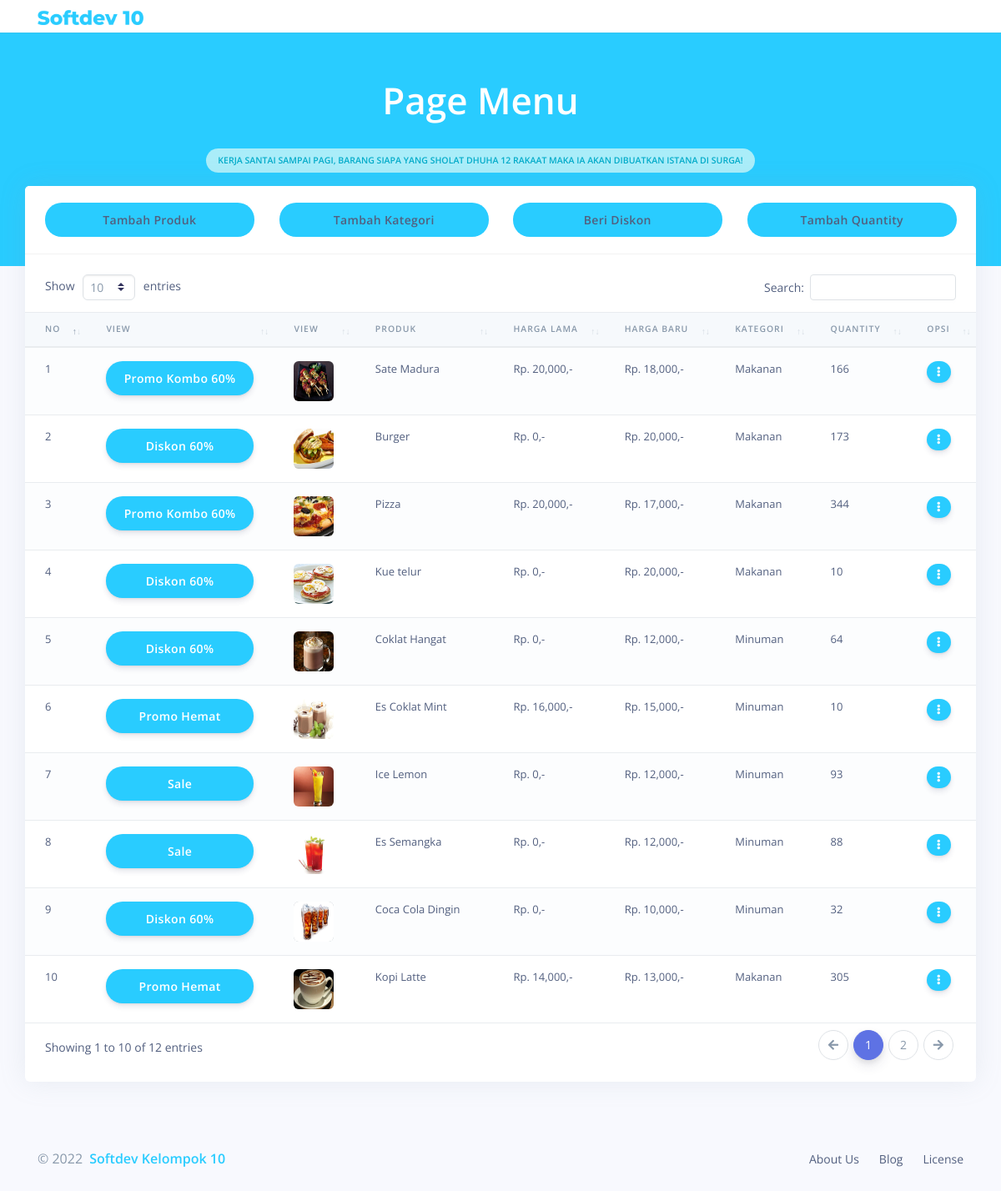
Screenshot of /produk with the database file from the repository.
### tables this page shows
CREATE TABLE `tbl_menu` (
  `menu_id` int(11) NOT NULL,
  `menu_nama` varchar(100) DEFAULT NULL,
  `menu_harga_lama` double DEFAULT NULL,
  `menu_harga_baru` double DEFAULT NULL,
  `menu_kategori_id` int(11) DEFAULT NULL,
  `menu_kategori_nama` varchar(30) DEFAULT NULL,
  `menu_id_diskon` int(11) NOT NULL,
  `menu_nama_diskon` varchar(100) DEFAULT NULL,
  `menu_a_diskon` int(11) NOT NULL,
  `menu_qty` int(11) DEFAULT NULL,
  `menu_gambar` text
);

### application/controllers/admin/menu.php (called while the page is built, shortened)
<?php
class Menu extends CI_Controller{
	function __construct(){
		$this->load->model('m_menu');
		$this->load->model('m_order');
		$this->load->model('m_pelanggan');
		$this->load->model('m_kategori');
		$this->load->model('m_diskon');
		$this->load->library('upload');
	}
	function index(){
		$kode=$this->session->userdata('kopel');
		$x = array(
					'judul' 	=> 'Page Menu',
					'title' 	=> 'Barang siapa yang Sholat Dhuha 12 Rakaat maka ia akan dibuatkan istana di surga!',
					'member' 	=> $this->m_pelanggan->get_pelanggan_login($kode),
					'data'	    => $this->m_menu->all(),
					'limit'	    => $this->m_menu->get_limit(),
					'limit_max'	=> $this->m_menu->get_limit_max(),
					'kat'		=> $this->m_kategori->get(),
					'no_diskon'	=> $this->m_menu->get_no_diskon(),
					'tbl_diskon'=> $this->m_diskon->get_diskon(),
					'diskon'	=> $this->m_diskon->expired_diskon()
				);
		$this->load->view('autoload/header',$x);
		$this->load->view('admin/v_produk');
		$this->load->view('autoload/footer');
	}
}

### index.php (called while the page is built, shortened)
<?php
require_once BASEPATH.'core/CodeIgniter.php';

### application/models/M_menu.php (called while the page is built, shortened)
<?php
class M_menu extends CI_Model{
	public function all(){
		$hsl=$this->db->query("SELECT * from tbl_menu");
		return $hsl;
	}
}

### application/views/admin/v_produk.php (the view, shortened to what this page needs)
<div class="main-content">
<div class="header pt-5 pb-7">
  <div class="container">
    <div class="header-body text-center">
          <div class="pr-5">
            <h1 class="display-2 font-weight-bold text-white"><?=$judul ?></h1>
            <p class="mt-4 text-white display-5">
             <span class="badge badge-pill badge-info badge-lg">Kerja Santai sampai Pagi, <?php echo ucfirst($title) ?> </span>
           </p>
      </div>
    </div>
  </div>
</div>
   <div class="container-fluid mt--7">
 <div class="row">
   <div class="col">
     <div class="card">
       <div class="card-header">
         <div class="row">
           <div class="col-3">
             <button data-toggle="modal" data-target="#modal_add" class="btn btn-block">Tambah Produk</button>
           </div>
           <div class="col-3">
             <button data-toggle="modal" data-target="#modal_view_kategori" class="btn btn-block">Tambah Kategori</button>
           </div>
           <div class="col-3">
             <button  data-toggle="modal" data-target="#modal_add_diskon" class="btn btn-block">Beri Diskon</button>
           </div>
           <div class="col-3">
             <button data-toggle="modal" data-target="#modal_add_qty" class="btn btn-block">Tambah Quantity</button>
           </div>
         </div>
       </div>
       <div class="table-responsive py-4">
         <table id="basic-datatable" class="table nowrap table-striped">
           <thead class="thead-light">
             <tr>
             <th>No</th>
             <th>view</th>
             <th>view</th>
             <th>Produk</th>
             <th>Harga lama</th>
             <th>Harga baru</th>
             <th>Kategori</th>
             <th>Quantity</th>
             <th>Opsi</th>
             </tr>
           </thead>
           <tbody>
             <?php
             $no = 1;
         foreach ($data->result_array() as $a) {
           $nama=$a['menu_nama'];
           $harga_lama=$a['menu_harga_lama'];
           $harga_baru=$a['menu_harga_baru'];
           $kat_nama=$a['menu_kategori_nama'];
           $qty=$a['menu_qty'];
           $gambar=$a['menu_gambar'];
           $diskon=$a['menu_a_diskon'];
         ?>
           <tr>
             <td><?=$no++ ?></td>
             <td>
             <?php if($harga_lama == TRUE AND $diskon == TRUE){ ?>
               <span class="btn btn-primary btn-block"><?php echo "Promo Kombo ".$diskon."%" ?></span>
             <?php }elseif($diskon == TRUE){ ?>
               <span class="btn btn-info btn-block">Diskon <?=$diskon ?>%</span>
             <?php }elseif ($harga_baru < $harga_lama) { ?>
               <span class="btn btn-danger btn-block">Promo Hemat</span>
             <?php }else{ ?>
               <span class="btn btn-warning btn-block">Sale</span>
             <?php } ?>
             </td>
             <td>
               <img src="<?php echo base_url().'assets/img/product/'.$gambar;?>" data-src="<?php echo base_url().'assets/gambar/'.$gambar;?>" alt="Product Thumbnail" class="avatar">
             </td>
             <td><?= $nama ?></td>
             <td>
               Rp. <?php echo number_format($harga_lama);?>,-
             </td>
             <td>
               Rp. <?php echo number_format($harga_baru);?>,-
             </td>
             <td><?=$kat_nama ?></td>
             <td>
               <?=$qty ?>
             </td>
             <td>
                <div class="dropdown">
                   <a class="btn btn-primary btn-block btn-sm" href="#" role="button" data-toggle="dropdown" aria-haspopup="true" aria-expanded="false">
                     <i class="fas fa-ellipsis-v"></i>
                   </a>
                 </div>
             </td>
           </tr>
         <?php   } ?>
           </tbody>
         </table>
       </div>
     </div>
   </div>
 </div>

### application/views/autoload/header.php (shortened to what this page needs)
<!DOCTYPE html>
 <html>
<head>
   <link rel="stylesheet" href="<?=base_url().'assets/vendor/nucleo/css/nucleo.css' ?>" type="text/css">
   <link rel="stylesheet" href="<?=base_url().'assets/vendor/%40fortawesome/fontawesome-free/css/all.min.css' ?>" type="text/css">
   <link rel="stylesheet" href="<?php echo base_url().'assets/css/all.min.css' ?>" type="text/css">
   <link rel="stylesheet" href="<?php echo base_url().'assets/vendor/swiper/dist/css/swiper.min.css' ?>" type="text/css">
   <link rel="stylesheet" href="<?php echo base_url().'assets/vendor/animate.css/animate.min.css' ?>" type="text/css">
   <link href="<?php echo base_url().'assets/data_table/css/dataTables.bootstrap4.css '?>" rel="stylesheet" type="text/css" />
   <link href="<?php echo base_url().'assets/data_table/css/responsive.bootstrap4.css '?>" rel="stylesheet" type="text/css" />
   <link href="<?php echo base_url().'assets/data_table/css/buttons.bootstrap4.css '?>" rel="stylesheet" type="text/css" />
   <link href="<?php echo base_url().'assets/data_table/css/select.bootstrap4.css '?>" rel="stylesheet" type="text/css" />
   <link rel="stylesheet" href="<?php echo base_url().'assets/vendor/sweetalert2/dist/sweetalert2.min.css' ?>">
 </head>
 <body class="">
   <nav id="navbar-main" class="navbar ct-navbar navbar-horizontal navbar-main navbar-expand-lg navbar-light bg-white ">
     <div class="container">
       <a class="navbar-brand" href="#">
         <img src="<?php echo base_url().'assets/img/logo/sd10.png' ?>" style="height:18px">
       </a>
     </div>
   </nav>

### application/views/autoload/footer.php (shortened to what this page needs)
  <footer class="py-5" id="footer-main">
    <div class="container">
      <div class="row align-items-center justify-content-xl-between">
        <div class="col-xl-6">
          <div class="copyright text-center text-xl-left text-muted">
            &copy; 2022 <a href="#" class="font-weight-bold ml-1" target="_blank">Softdev Kelompok 10</a>
          </div>
        </div>
        <div class="col-xl-6">
          <ul class="nav nav-footer justify-content-center justify-content-xl-end">
            <li class="nav-item">
              <a href="#" class="nav-link" target="_blank">About Us</a>
            </li>
            <li class="nav-item">
              <a href="#" class="nav-link" target="_blank">Blog</a>
            </li>
            <li class="nav-item">
              <a href="#" class="nav-link" target="_blank">License</a>
            </li>
          </ul>
        </div>
      </div>
    </div>
  </footer>
</body>
</html>

### application/views/autoload/header.php (style rules this page uses)
.header { background: #29CCFF; }
.btn { background: #29CCFF; border-radius: 20px; border: #FFFFFF; }

### application/views/admin/v_produk.php (style rules this page uses)
.header { background: #29CCFF; }
.btn { background: #29CCFF; border-radius: 20px; border: #FFFFFF; text: #FFFFFF; }

### application/views/autoload/footer.php (style rules this page uses)
a { color: #29CCFF; }
.btn { background: #29CCFF; border-radius: 20px; border: #FFFFFF; }

### rows the page displays
tbl_menu: menu_a_diskon "60", menu_gambar (picture), menu_nama "Sate Madura", menu_harga_lama "20,000", menu_harga_baru "18,000", menu_kategori_nama "Makanan", menu_qty "166"
tbl_menu: menu_a_diskon "60", menu_gambar (picture), menu_nama "Burger", harga_lama "0", menu_harga_baru "20,000", menu_kategori_nama "Makanan", menu_qty "173"
tbl_menu: menu_a_diskon "60", menu_gambar (picture), menu_nama "Pizza", menu_harga_lama "20,000", menu_harga_baru "17,000", menu_kategori_nama "Makanan", menu_qty "344"
tbl_menu: menu_a_diskon "60", menu_gambar (picture), menu_nama "Kue telur", harga_lama "0", menu_harga_baru "20,000", menu_kategori_nama "Makanan", menu_qty "10"
tbl_menu: menu_a_diskon "60", menu_gambar (picture), menu_nama "Coklat Hangat", harga_lama "0", menu_harga_baru "12,000", menu_kategori_nama "Minuman", menu_qty "64"
tbl_menu: menu_a_diskon "Promo Hemat", menu_gambar (picture), menu_nama "Es Coklat Mint", menu_harga_lama "16,000", menu_harga_baru "15,000", menu_kategori_nama "Minuman", menu_qty "10"
tbl_menu: menu_a_diskon "Sale", menu_gambar (picture), menu_nama "Ice Lemon", harga_lama "0", menu_harga_baru "12,000", menu_kategori_nama "Minuman", menu_qty "93"
tbl_menu: menu_a_diskon "Sale", menu_gambar (picture), menu_nama "Es Semangka", harga_lama "0", menu_harga_baru "12,000", menu_kategori_nama "Minuman", menu_qty "88"
tbl_menu: menu_a_diskon "60", menu_gambar (picture), menu_nama "Coca Cola Dingin", harga_lama "0", menu_harga_baru "10,000", menu_kategori_nama "Minuman", menu_qty "32"
tbl_menu: menu_a_diskon "Promo Hemat", menu_gambar (picture), menu_nama "Kopi Latte", menu_harga_lama "14,000", menu_harga_baru "13,000", menu_kategori_nama "Makanan", menu_qty "305"

### other values shown
$judul "Page Menu"
$title "BARANG SIAPA YANG SHOLAT DHUHA 12 RAKAAT MAKA IA AKAN DIBUATKAN ISTANA DI SURGA!"
